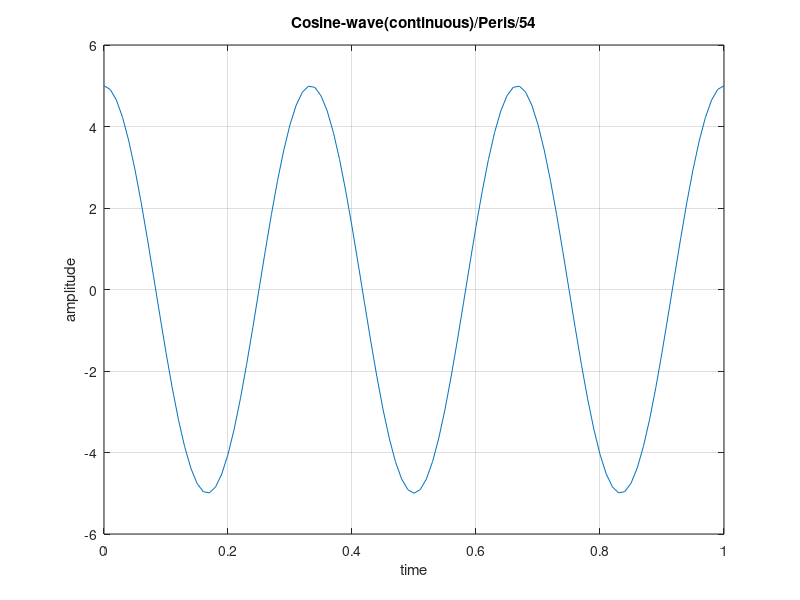

MATLAB code to generate this figure:
clc;
close all;
clear all;
a=5;
f=3;
t=0:0.01:1;
x=a*cos(2*pi*f*t);
plot(t,x);
xlabel('time');
ylabel('amplitude');
title('Cosine-wave(continuous)/Peris/54');
grid on;